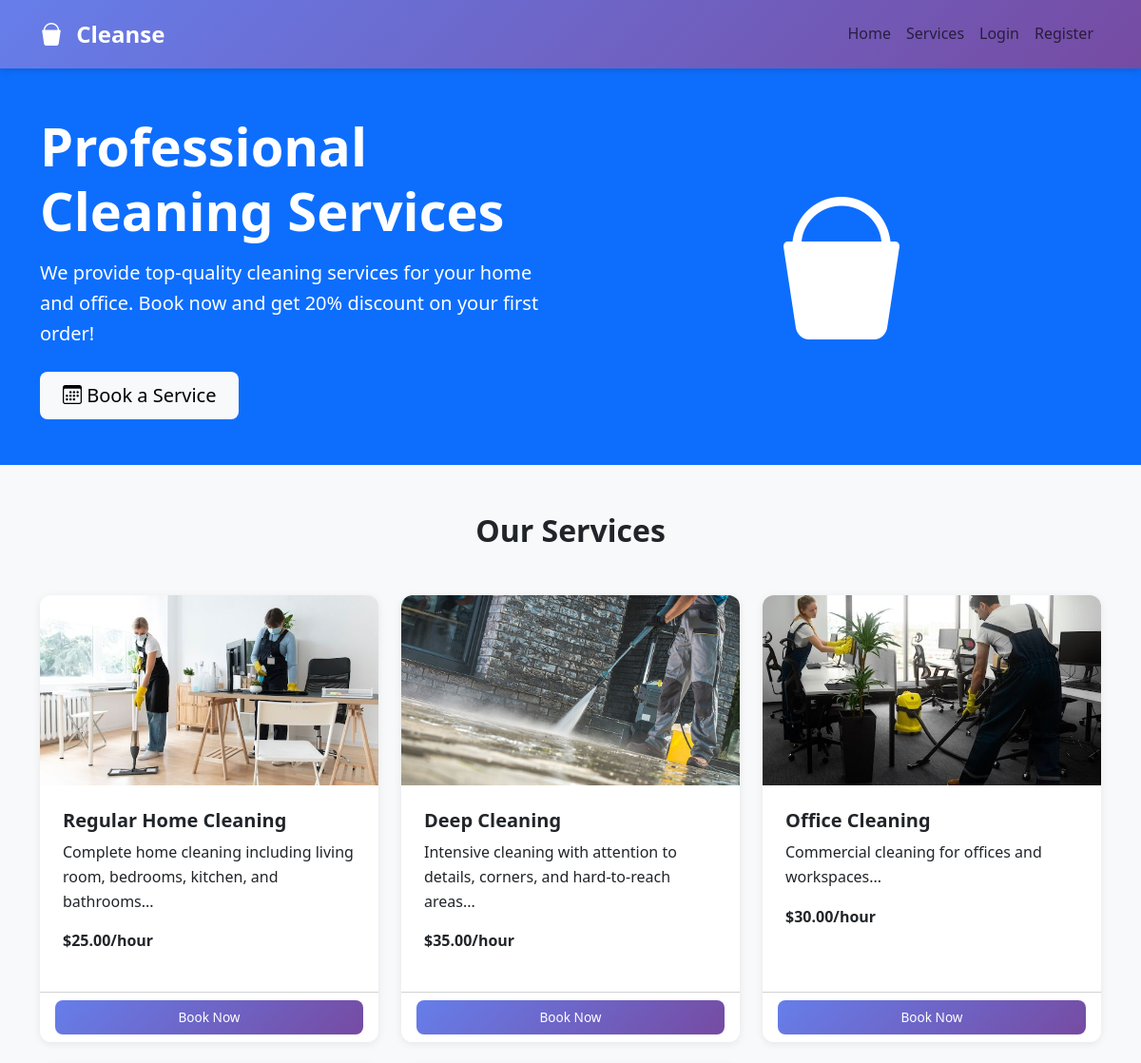
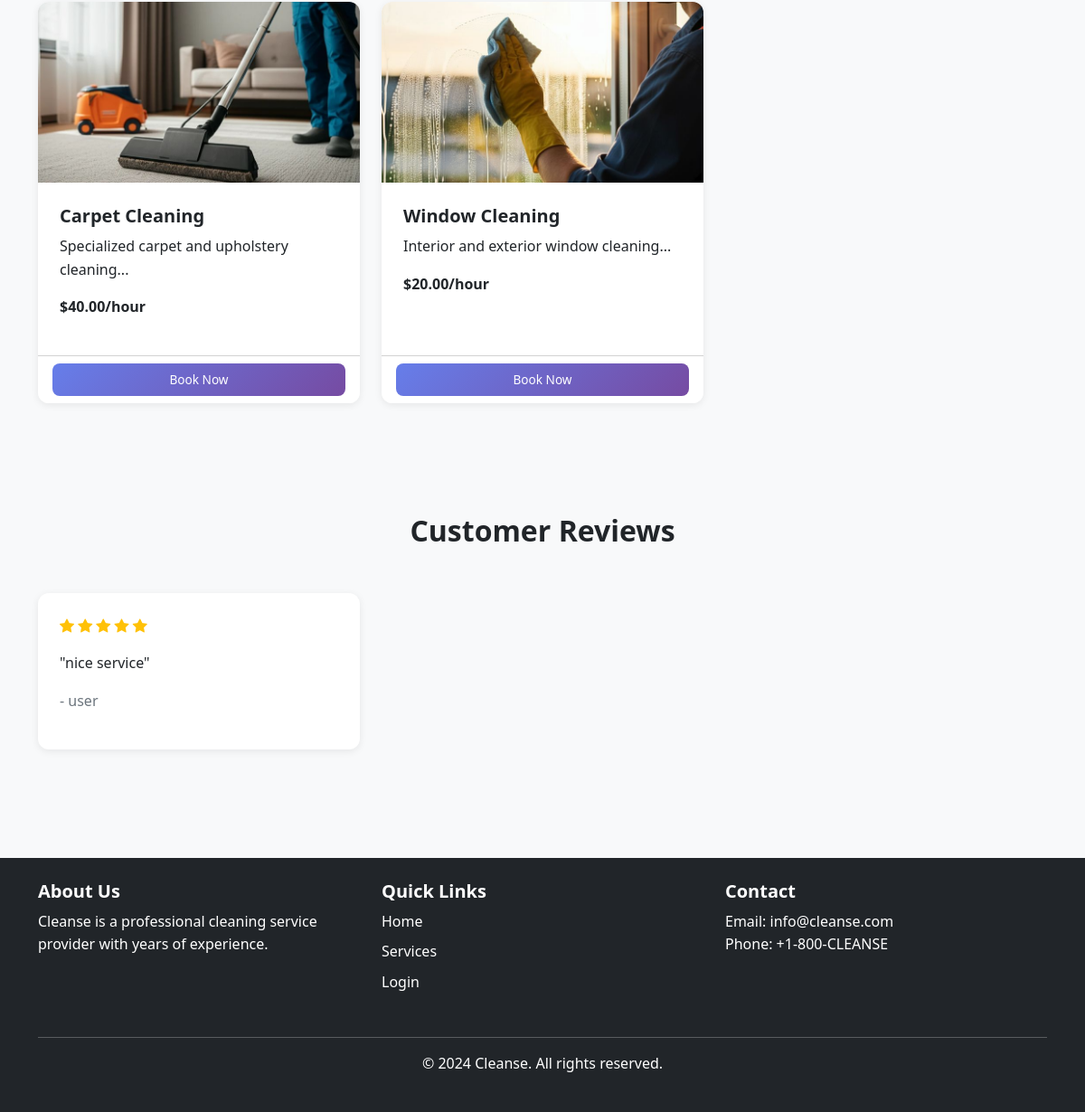
The page / on the database its author committed (2 pictures, top to bottom).
### tables this page shows
CREATE TABLE `services` (
  `id` int(11) NOT NULL,
  `name` varchar(100) NOT NULL,
  `description` text DEFAULT NULL,
  `price_per_hour` decimal(10,2) NOT NULL,
  `duration_hours` int(11) DEFAULT 2,
  `image_url` varchar(255) DEFAULT NULL,
  `is_available` tinyint(1) DEFAULT 1,
  `created_at` timestamp NOT NULL DEFAULT current_timestamp()
);

CREATE TABLE `ratings` (
  `id` int(11) NOT NULL,
  `order_id` int(11) NOT NULL,
  `customer_id` int(11) NOT NULL,
  `rating` int(11) DEFAULT NULL CHECK (`rating` between 1 and 5),
  `review` text DEFAULT NULL,
  `staff_rating` int(11) DEFAULT NULL CHECK (`staff_rating` between 1 and 5),
  `staff_review` text DEFAULT NULL,
  `created_at` timestamp NOT NULL DEFAULT current_timestamp()
);

CREATE TABLE `users` (
  `id` int(11) NOT NULL,
  `username` varchar(50) NOT NULL,
  `email` varchar(100) NOT NULL,
  `password` varchar(255) NOT NULL,
  `full_name` varchar(100) NOT NULL,
  `phone` varchar(20) DEFAULT NULL,
  `profile_image` varchar(255) DEFAULT 'default.jpg',
  `role_id` int(11) DEFAULT 1,
  `is_active` tinyint(1) DEFAULT 1,
  `created_at` timestamp NOT NULL DEFAULT current_timestamp(),
  `updated_at` timestamp NOT NULL DEFAULT current_timestamp() ON UPDATE current_timestamp()
);

### app/core/BaseController.php (called while the page is built, shortened)
<?php
class BaseController {
    public function view($view, $data = []) {
        extract($data);
        $viewFile = APP_ROOT . "/app/views/{$view}.php";
        if (file_exists($viewFile)) {
            require_once $viewFile;
            return ob_get_clean();
        } else {
            throw new Exception("View {$view} not found");
        }
    }
}
?>

### app/core/Auth.php (called while the page is built, shortened)
<?php
class Auth {
    private static $user = null;
    public static function check() {
        return self::$user !== null;
    }
}
?>

### app/models/Service.php (called while the page is built, shortened)
<?php
class Service {
    public static function all($availableOnly = false) {
        $sql = "SELECT * FROM services";
        if ($availableOnly) {
            $sql .= " WHERE is_available = 1";
        }
        $sql .= " ORDER BY created_at DESC";
        $stmt = Database::query($sql);
        $services = [];
        while ($data = $stmt->fetch()) {
            $services[] = self::createFromData($data);
        }
        return $services;
    }
    private static function createFromData($data) {
        $service = new self();
        foreach ($data as $key => $value) {
            if (property_exists($service, $key)) {
                $service->$key = $value;
            }
        }
        return $service;
    }
}
?>

### config/database.php (called while the page is built)
<?php
return [
    'host' => 'localhost',
    'dbname' => 'cleanse_db',
    'username' => 'root',
    'password' => '',
    'charset' => 'utf8mb4',
    'options' => [
        PDO::ATTR_ERRMODE => PDO::ERRMODE_EXCEPTION,
        PDO::ATTR_DEFAULT_FETCH_MODE => PDO::FETCH_ASSOC,
        PDO::ATTR_EMULATE_PREPARES => false,
    ]
];

### app/core/Database.php (called while the page is built, shortened)
<?php
class Database {
    private static $instance = null;
    private function __construct()
    {
        $config = require_once APP_ROOT . '/config/database.php';
        $dsn = "mysql:host={$config['host']};dbname={$config['dbname']};charset={$config['charset']}";
        try {
            $this->connection = new PDO(
                $dsn,
                $config['username'],
                $config['password'],
                $config['options']
            );
        } catch (PDOException $e) {
            die("Database connection failed: " . $e->getMessage());
        }
    }
     public static function getInstance() {
        if (self::$instance === null) {
            self::$instance = new self();
        }
        return self::$instance->connection;
    }
    public static function query($sql, $params = []) {
        $stmt = self::getInstance()->prepare($sql);
        $stmt->execute($params);
        return $stmt;
    }
}

### app/models/Rating.php (called while the page is built, shortened)
<?php
class Rating {
    public static function getRecent($limit = 5) {
        $sql = "SELECT r.*, u.full_name as customer_name
                FROM ratings r
                JOIN users u ON r.customer_id = u.id
                ORDER BY r.created_at DESC
                LIMIT ?";
        $stmt = Database::query($sql, [$limit]);
        $ratings = [];
        while ($data = $stmt->fetch()) {
            $ratings[] = self::createFromData($data);
        }
        return $ratings;
    }
    private static function createFromData($data) {
        $rating = new self();
        foreach ($data as $key => $value) {
            if (property_exists($rating, $key)) {
                $rating->$key = $value;
            }
        }
        return $rating;
    }
}
?>

### app/views/home.php (the view, shortened to what this page needs)
<!DOCTYPE html>
<html lang="en">
<head>
    <link href="https://cdn.jsdelivr.net/npm/bootstrap@5.3.0/dist/css/bootstrap.min.css" rel="stylesheet">
    <link rel="stylesheet" href="https://cdn.jsdelivr.net/npm/bootstrap-icons@1.11.0/font/bootstrap-icons.css">
    <link rel="stylesheet" href="<?php echo ASSETS_PATH; ?>css/style.css">
</head>
<body>
    <nav class="navbar navbar-expand-lg navbar-light bg-light">
        <div class="container">
            <a class="navbar-brand fw-bold" href="<?php echo APP_URL; ?>">
                <i class="bi bi-bucket-fill"></i> Cleanse
            </a>
            <div class="collapse navbar-collapse" id="navbarNav">
                <ul class="navbar-nav ms-auto">
                    <li class="nav-item">
                        <a class="nav-link" href="<?php echo APP_URL; ?>">Home</a>
                    </li>
                    <li class="nav-item">
                        <?php if (Auth::check()): ?>
                            <a class="nav-link" href="<?php echo APP_URL; ?>/customer/services">Services</a>
                        <?php else: ?>
                            <a class="nav-link" href="<?php echo APP_URL; ?>/auth/login">Services</a>
                        <?php endif; ?>
                    </li>
                    <?php if (Auth::check()): ?>
                        <li class="nav-item">
                            <a class="nav-link" href="<?php echo APP_URL; ?>/customer/dashboard">Dashboard</a>
                        </li>
                        <li class="nav-item">
                            <a class="nav-link" href="<?php echo APP_URL; ?>/auth/logout">Logout</a>
                        </li>
                    <?php else: ?>
                        <li class="nav-item">
                            <a class="nav-link" href="<?php echo APP_URL; ?>/auth/login">Login</a>
                        </li>
                        <li class="nav-item">
                            <a class="nav-link" href="<?php echo APP_URL; ?>/auth/register">Register</a>
                        </li>
                    <?php endif; ?>
                </ul>
            </div>
        </div>
    </nav>
    <section class="hero bg-primary text-white py-5">
        <div class="container">
            <div class="row align-items-center">
                <div class="col-lg-6">
                    <h1 class="display-4 fw-bold mb-3">Professional Cleaning Services</h1>
                    <p class="lead mb-4">We provide top-quality cleaning services for your home and office. Book now and get 20% discount on your first order!</p>
                    <?php if (Auth::check()): ?>
                        <a href="<?php echo APP_URL; ?>/customer/book" class="btn btn-light btn-lg">
                            <i class="bi bi-calendar3"></i> Book a Service
                        </a>
                    <?php else: ?>
                        <a href="<?php echo APP_URL; ?>/auth/login" class="btn btn-light btn-lg">
                            <i class="bi bi-calendar3"></i> Book a Service
                        </a>
                    <?php endif; ?>
                </div>
                <div class="col-lg-6 text-center">
                    <i class="bi bi-bucket-fill" style="font-size: 150px;"></i>
                </div>
            </div>
        </div>
    </section>
    <section class="services py-5">
        <div class="container">
            <h2 class="text-center mb-5">Our Services</h2>
            <div class="row">
                <?php if (!empty($services)): ?>
                    <?php foreach ($services as $service): ?>
                        <div class="col-md-4 mb-4">
                            <div class="card h-100">
                                <?php
                                    $imageMap = [
                                        'Regular Home Cleaning' => 'reguler_home_cleaning.jpg',
                                        'Deep Cleaning' => 'deep_cleaning.jpg',
                                        'Office Cleaning' => 'office_cleaning.jpg',
                                        'Carpet Cleaning' => 'carpet_cleaning.jpg',
                                        'Window Cleaning' => 'window_cleaning.jpg'
                                    ];
                                    $imageName = isset($imageMap[$service->name]) ? $imageMap[$service->name] : null;
                                    $imagePath = $imageName ? ASSETS_PATH . 'images/' . $imageName : null;
                                ?>
                                <?php if ($imagePath): ?>
                                    <img src="<?php echo $imagePath; ?>" class="card-img-top" alt="<?php echo htmlspecialchars($service->name); ?>" style="height: 200px; object-fit: cover;">
                                <?php else: ?>
                                    <div class="card-img-top bg-secondary d-flex align-items-center justify-content-center" style="height: 200px;">
                                        <i class="bi bi-image text-white" style="font-size: 60px;"></i>
                                    </div>
                                <?php endif; ?>
                                <div class="card-body">
                                    <h5 class="card-title"><?php echo htmlspecialchars($service->name); ?></h5>
                                    <p class="card-text"><?php echo htmlspecialchars(substr($service->description, 0, 100)); ?>...</p>
                                    <p class="fw-bold">$<?php echo number_format($service->price_per_hour, 2); ?>/hour</p>
                                </div>
                                <div class="card-footer bg-white">
                                    <?php if (Auth::check()): ?>
                                        <a href="<?php echo APP_URL; ?>/customer/book" class="btn btn-primary btn-sm w-100">Book Now</a>
                                    <?php else: ?>
                                        <a href="<?php echo APP_URL; ?>/auth/login" class="btn btn-primary btn-sm w-100">Book Now</a>
                                    <?php endif; ?>
                                </div>
                            </div>
                        </div>
                    <?php endforeach; ?>
                <?php endif; ?>
            </div>
        </div>
    </section>
    <section class="reviews bg-light py-5">
        <div class="container">
            <h2 class="text-center mb-5">Customer Reviews</h2>
            <div class="row">
                <?php if (!empty($reviews)): ?>
                    <?php foreach ($reviews as $review): ?>
                        <div class="col-md-4 mb-4">
                            <div class="card h-100">
                                <div class="card-body">
                                    <div class="mb-3">
                                        <?php for ($i = 0; $i < $review->rating; $i++): ?>
                                            <i class="bi bi-star-fill text-warning"></i>
                                        <?php endfor; ?>
                                    </div>
                                    <p class="card-text">"<?php echo htmlspecialchars($review->review); ?>"</p>
                                    <p class="text-muted">- <?php echo htmlspecialchars($review->customer_name); ?></p>
                                </div>
                            </div>
                        </div>
                    <?php endforeach; ?>
                <?php endif; ?>
            </div>
        </div>
    </section>
    <footer class="bg-dark text-white py-4 mt-5">
        <div class="container">
            <div class="row">
                <div class="col-md-4 mb-3">
                    <h5>About Us</h5>
                    <p>Cleanse is a professional cleaning service provider with years of experience.</p>
                </div>
                <div class="col-md-4 mb-3">
                    <h5>Quick Links</h5>
                    <ul class="list-unstyled">
                        <li><a href="<?php echo APP_URL; ?>" class="text-white text-decoration-none">Home</a></li>
                        <li><a href="<?php echo APP_URL; ?>/customer/services" class="text-white text-decoration-none">Services</a></li>
                        <li><a href="<?php echo APP_URL; ?>/auth/login" class="text-white text-decoration-none">Login</a></li>
                    </ul>
                </div>
                <div class="col-md-4 mb-3">
                    <h5>Contact</h5>
                    <p>Email: info@cleanse.com<br>Phone: +1-800-CLEANSE</p>
                </div>
            </div>
            <hr>
            <div class="text-center">
                <p>&copy; 2024 Cleanse. All rights reserved.</p>
            </div>
        </div>
    </footer>
</body>
</html>

### app/core/Router.php (shortened to what this page needs)
<?php
class Router {
    private $routes = [];
    public function add($route, $callback) {
        $this->routes[$route] = $callback;
    }
    public function dispatch($requestUri = null) {
        $requestUri = strtok($requestUri, '?');
        foreach ($this->routes as $route => $callback) {
            $pattern = '#^' . preg_replace('/\{([a-z]+)\}/', '(?P<$1>[^/]+)', $route) . '$#';
            if (preg_match($pattern, $requestUri, $matches)) {
                $params = array_filter($matches, 'is_string', ARRAY_FILTER_USE_KEY);
                if (is_callable($callback)) {
                    return call_user_func_array($callback, $params);
                }
            }
        }
        exit();
    }
}
?>

### assets/css/style.css (style rules this page uses)
:root { --primary-color: #667eea; --primary-dark: #5568d3; --secondary-color: #764ba2; --success-color: #11998e; --success-light: #38ef7d; --danger-color: #eb3349; --danger-light: #f45c43; --warning-color: #f2994e; --warning-light: #f2c94c; --info-color: #4facfe; --info-light: #00f2fe; --light-color: #f8f9fa; --dark-color: #212529; --gray-color: #6c757d; --border-radius: 12px; --box-shadow: 0 2px 8px rgba(0, 0, 0, 0.08); --transition: all 0.3s ease; --primary-gradient: linear-gradient(135deg, #667eea 0%, #764ba2 100%); --success-gradient: linear-gradient(135deg, #11998e 0%, #38ef7d 100%); --danger-gradient: linear-gradient(135deg, #eb3349 0%, #f45c43 100%); --warning-gradient: linear-gradient(135deg, #f2994e 0%, #f2c94c 100%); --info-gradient: linear-gradient(135deg, #4facfe 0%, #00f2fe 100%); }
* { margin: 0; padding: 0; box-sizing: border-box; }
body { font-family: 'Segoe UI', Tahoma, Geneva, Verdana, sans-serif; line-height: 1.6; color: var(--dark-color); background-color: #f8f9fa; }
h1, h2, h3, h4, h5, h6 { font-weight: 600; line-height: 1.3; }
.navbar { background: var(--primary-gradient); padding: 0.75rem 0; box-shadow: 0 4px 6px rgba(0, 0, 0, 0.1); }
.navbar-brand { font-size: 1.5rem; color: white !important; font-weight: 700; }
.navbar-brand i { margin-right: 8px; }
.card { border: none; border-radius: var(--border-radius); box-shadow: var(--box-shadow); transition: var(--transition); overflow: hidden; }
.card-body { padding: 24px; }
.btn { border-radius: 8px; padding: 10px 24px; font-weight: 500; transition: var(--transition); border: none; }
.btn-primary { background: var(--primary-gradient); color: white; }
.btn-sm { padding: 8px 16px; font-size: 0.85rem; }
.text-muted { color: #6c757d !important; }
.bg-light { background-color: #f8f9fa !important; }
.list-unstyled li { margin-bottom: 8px; }

### rows shown on the page
services: shows a picture, name "Regular Home Cleaning", description "Complete home cleaning including living room, bedrooms, kitchen, and bathrooms", price_per_hour "25.00"
services: shows a picture, name "Deep Cleaning", description "Intensive cleaning with attention to details, corners, and hard-to-reach areas", price_per_hour "35.00"
services: shows a picture, name "Office Cleaning", description "Commercial cleaning for offices and workspaces", price_per_hour "30.00"
services: shows a picture, name "Carpet Cleaning", description "Specialized carpet and upholstery cleaning", price_per_hour "40.00"
services: shows a picture, name "Window Cleaning", description "Interior and exterior window cleaning", price_per_hour "20.00"
ratings: rating 5 (drawn), review "nice service", customer.full_name "user"
